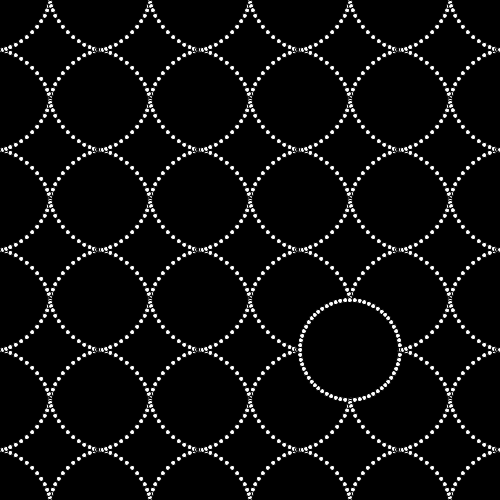
Frame 1 (no input)
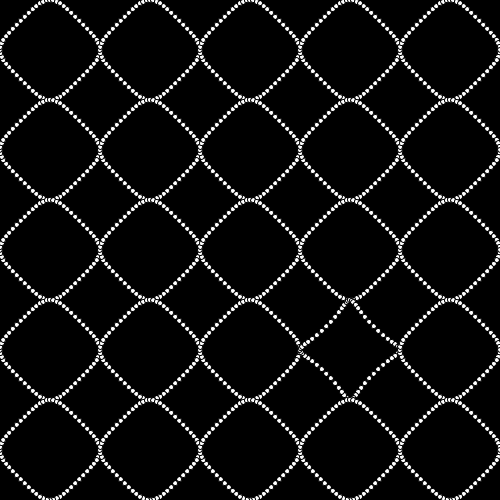
Frame 60 (the mouse pressed at the canvas centre just before this capture)
Frame 120 (the mouse held since frame 60 and released just before this capture): identical to frame 60, image omitted

The Processing sketch that drew these frames (run headless with seeded random() and noise(); from frame 60 on, the mouse is pressed at the canvas centre):

// Processing sketch: rettousei
// ── rettousei.pde
int n=5;
PVector rettou = new PVector(3,3);
void setup(){
  size(500,500);
}

void draw(){
  background(0);
  for(int i=0;i<n;i++)for(int j=0;j<n;j++){
    int sz = width/n;
    if(frameCount%180<90) aste_to_lissa(new PVector(sz/2+sz*i, sz/2+sz*j), (rettou.x==i&&rettou.y==j), (i+j)*10);
    else if(frameCount%180>=90) aste_to_lissa(new PVector(sz/2+sz*i, sz/2+sz*j), !(rettou.x==i&&rettou.y==j), (i+j)*10);
  }
}

void aste_to_lissa(PVector pos, boolean reverse, int offset){
  int cycle_time = 90;
  int now = (frameCount)%cycle_time;
  float rate1, rate2;
  if(reverse){
    rate2 = (now)/float(cycle_time);
    rate1 = (cycle_time-now)/float(cycle_time);
  }else{
    rate1 = (now)/float(cycle_time);
    rate2 = (cycle_time-now)/float(cycle_time);
  }
  if(pos.x==50)println(rate1, rate2);
  translate(pos.x, pos.y);
  for(float rad=0;rad<2*PI;rad+=PI/32){
    PVector draw_pos = _circle(rad,width/n/2).mult(rate1).add(asteroid(rad, width/n/2).mult(rate2));
    ellipse(draw_pos.x, draw_pos.y, 5, 5);  
  }
  resetMatrix();
}

PVector asteroid(float rad, float radius){
  return new PVector(radius*cos(rad)*cos(rad)*cos(rad),
                     radius*sin(rad)*sin(rad)*sin(rad));
}

PVector lissajous(float rad, float radius){
  return new PVector(radius*sin(3*rad), radius*sin(4*rad));
}

PVector _circle(float rad, float radius){
  return new PVector(radius*cos(rad), 
                     radius*sin(rad));
}
